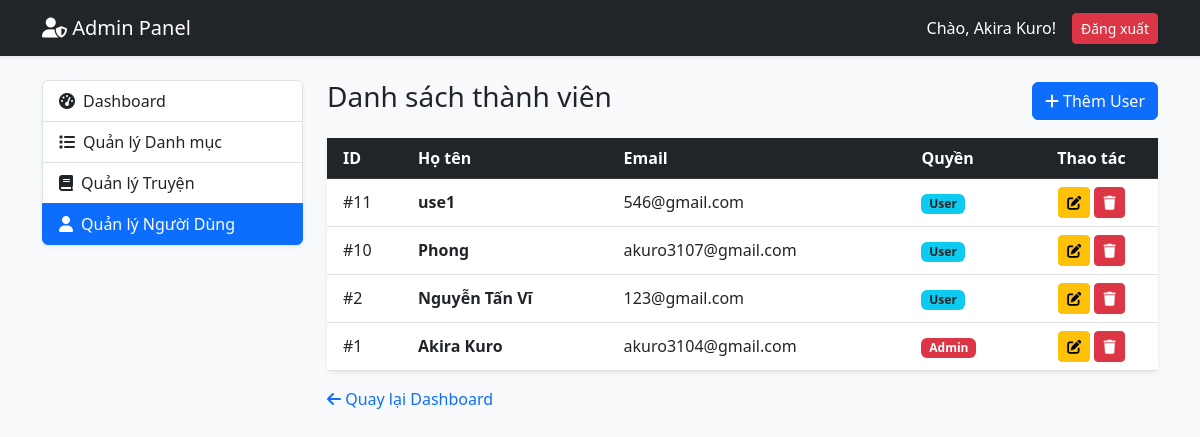
The app's page /admin/modules/user/index.php (signed in) with its own data.
### tables this page shows
CREATE TABLE `users` (
  `id` int(11) NOT NULL,
  `name` varchar(255) NOT NULL,
  `email` varchar(255) NOT NULL,
  `email_verified_at` timestamp NULL DEFAULT NULL,
  `password` varchar(255) NOT NULL,
  `avatar` varchar(255) DEFAULT NULL,
  `role` int(1) DEFAULT 0,
  `remember_token` varchar(100) DEFAULT NULL,
  `created_at` timestamp NULL DEFAULT NULL,
  `updated_at` timestamp NULL DEFAULT NULL
);

### admin/modules/user/index.php (the view, shortened to what this page needs)
<?php
require_once __DIR__ . '/../../../includes/db.php';
$query = mysqli_query($conn, "SELECT * FROM users ORDER BY id DESC");
?>
<!DOCTYPE html>
<html lang="vi">
<head>
    <link href="https://cdn.jsdelivr.net/npm/bootstrap@5.3.0/dist/css/bootstrap.min.css" rel="stylesheet">
    <link rel="stylesheet" href="https://cdnjs.cloudflare.com/ajax/libs/font-awesome/6.0.0/css/all.min.css">
</head>
<body class="bg-light">
    <nav class="navbar navbar-expand-lg navbar-dark bg-dark shadow-sm">
        <div class="container">
            <a class="navbar-brand" href="../../index.php"><i class="fas fa-user-shield"></i> Admin Panel</a>
            <div class="navbar-nav ms-auto text-white align-items-center">
                <span class="me-3">Chào, <?php echo $_SESSION['user_name']; ?>!</span>
                <a class="btn btn-danger btn-sm" href="../../../logout.php">Đăng xuất</a>
            </div>
        </div>
    </nav>
    <div class="container mt-4">
        <div class="row">
            <div class="col-md-3">
                <div class="list-group shadow-sm">
                    <a href="../../index.php" class="list-group-item list-group-item-action"><i class="fas fa-tachometer-alt me-2"></i>Dashboard</a>
                    <a href="../danhmuc/index.php" class="list-group-item list-group-item-action"><i class="fas fa-list me-2"></i>Quản lý Danh mục</a>
                    <a href="../truyen/index.php" class="list-group-item list-group-item-action"><i class="fas fa-book me-2"></i>Quản lý Truyện</a>
                    <a href="index.php" class="list-group-item list-group-item-action active"><i class="fas fa-user me-2"></i>Quản lý Người Dùng</a>
                </div>
            </div>
            <div class="col-md-9">
                <div class="d-flex justify-content-between align-items-center mb-3">
                    <h3>Danh sách thành viên</h3>
                    <a href="create.php" class="btn btn-primary"><i class="fas fa-plus"></i> Thêm User</a>
                </div>
                <div class="card border-0 shadow-sm">
                    <table class="table table-hover mb-0">
                        <thead class="table-dark">
                            <tr>
                                <th class="ps-3">ID</th>
                                <th>Họ tên</th>
                                <th>Email</th>
                                <th>Quyền</th>
                                <th class="text-center">Thao tác</th>
                            </tr>
                        </thead>
                        <tbody>
                            <?php while($row = mysqli_fetch_assoc($query)): ?>
                            <tr class="align-middle">
                                <td class="ps-3">#<?php echo $row['id']; ?></td>
                                <td class="fw-bold"><?php echo $row['name']; ?></td>
                                <td><?php echo $row['email']; ?></td>
                                <td><?php echo ($row['role'] == 1) ? '<span class="badge bg-danger">Admin</span>' : '<span class="badge bg-info text-dark">User</span>'; ?></td>
                                <td class="text-center">
                                    <a href="edit.php?id=<?php echo $row['id']; ?>" class="btn btn-warning btn-sm"><i class="fas fa-edit"></i></a>
                                    <a href="delete.php?id=<?php echo $row['id']; ?>" class="btn btn-danger btn-sm" onclick="return confirm('Bạn chắc chắn muốn xóa?')"><i class="fas fa-trash"></i></a>
                                </td>
                            </tr>
                            <?php endwhile; ?>
                        </tbody>
                    </table>
                </div>
                <div class="mt-3">
            <a href="../../index.php" class="text-decoration-none"><i class="fas fa-arrow-left"></i> Quay lại Dashboard</a>
        </div>
            </div>
        </div>
    </div>
</body>
</html>

### records on screen
users: id "11", name "use1", email "546@gmail.com", role "User"
users: id "10", name "Phong", email "akuro3107@gmail.com", role "User"
users: id "2", name "Nguyễn Tấn Vĩ", email "123@gmail.com", role "User"
users: id "1", name "Akira Kuro", email "akuro3104@gmail.com", role "Admin"

### other values on screen
$_SESSION['user_name'] "Akira Kuro"
